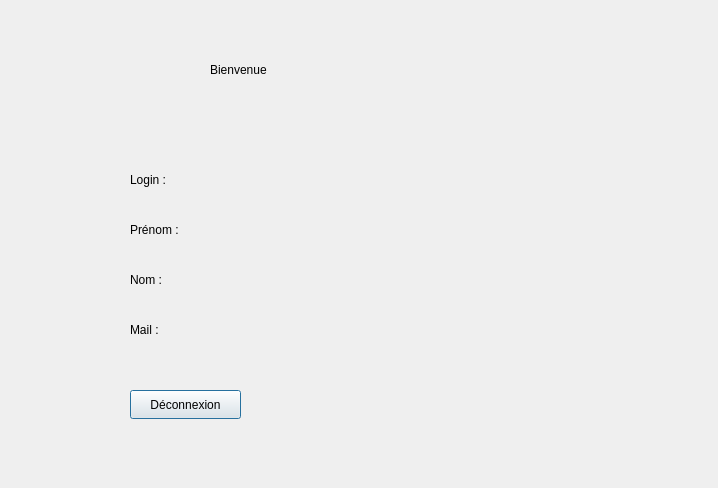
<?xml version="1.0" encoding="UTF-8"?>
<ui version="4.0">
 <class>MainPage</class>
 <widget class="QDialog" name="MainPage">
  <property name="geometry">
   <rect>
    <x>0</x>
    <y>0</y>
    <width>718</width>
    <height>488</height>
   </rect>
  </property>
  <property name="windowTitle">
   <string>Dialog</string>
  </property>
  <widget class="QLabel" name="title">
   <property name="geometry">
    <rect>
     <x>210</x>
     <y>60</y>
     <width>221</width>
     <height>20</height>
    </rect>
   </property>
   <property name="text">
    <string>Bienvenue </string>
   </property>
  </widget>
  <widget class="QLabel" name="info_login">
   <property name="geometry">
    <rect>
     <x>130</x>
     <y>170</y>
     <width>251</width>
     <height>20</height>
    </rect>
   </property>
   <property name="text">
    <string>Login :</string>
   </property>
  </widget>
  <widget class="QLabel" name="info_firstName">
   <property name="geometry">
    <rect>
     <x>130</x>
     <y>220</y>
     <width>271</width>
     <height>20</height>
    </rect>
   </property>
   <property name="text">
    <string>Prénom :</string>
   </property>
  </widget>
  <widget class="QLabel" name="info_lastName">
   <property name="geometry">
    <rect>
     <x>130</x>
     <y>270</y>
     <width>281</width>
     <height>20</height>
    </rect>
   </property>
   <property name="text">
    <string>Nom : </string>
   </property>
  </widget>
  <widget class="QLabel" name="info_mail">
   <property name="geometry">
    <rect>
     <x>130</x>
     <y>320</y>
     <width>321</width>
     <height>20</height>
    </rect>
   </property>
   <property name="text">
    <string>Mail :</string>
   </property>
  </widget>
  <widget class="QPushButton" name="button_deconnect">
   <property name="geometry">
    <rect>
     <x>130</x>
     <y>390</y>
     <width>111</width>
     <height>29</height>
    </rect>
   </property>
   <property name="text">
    <string>Déconnexion</string>
   </property>
  </widget>
 </widget>
 <resources/>
 <connections/>
</ui>
